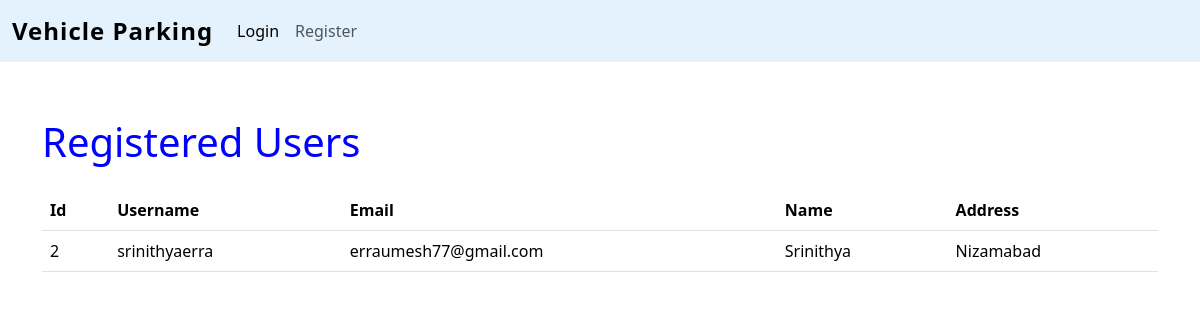
The app's page /admin_users, older data.
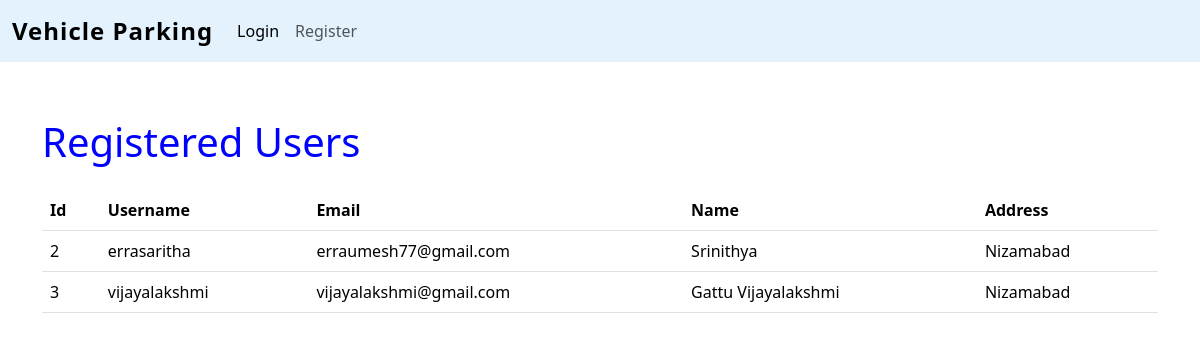
The same page, newer data.
### controllers/models.py (models this page shows)
class User(db.Model):
    id = db.Column(db.Integer, primary_key=True)
    username = db.Column(db.String(80), unique=True, nullable=False)
    email = db.Column(db.String(120), unique=True, nullable=False)
    passhash = db.Column(db.String(256), nullable=False)
    name = db.Column(db.String(100), nullable=False)
    is_admin = db.Column(db.Boolean,default=False)
    address = db.Column(db.String(200), nullable=False)
    pincode = db.Column(db.String(10), nullable=False)

### controllers/routes.py (the view)
@app.route('/admin_users')
def admin_users():
    user = User.query.all()
    return render_template('admin_users.html',User=user)

### templates/admin_users.html
{%extends 'layout.html'%}
{%block content%}
<h1 class="text-left my-4" style="color:blue">Registered Users</h1>
<table class="table">
  <thead>
    <tr>
            <th scope="col">Id</th>
            <th scope="col">Username</th>
            <th scope="col">Email</th>
            <th scope="col">Name</th>
            <th scope="col">Address</th>
    </tr>
  </thead>
  <tbody>
    {%for x in User%}
        {%if(x.is_admin==False)%}
            <tr>
                <td>{{x.id}}</td>
                <td >{{x.username}}</td>
                <td>{{x.email}}</td>
                <td>{{x.name}}</td>
                <td>{{x.address}}</td>
            {%endif%}
        </tr>
    {%endfor%}
  </tbody>
</table>
{%endblock%}

### templates/layout.html (shortened to what this page needs)
<!DOCTYPE html>
<html lang="en">
<head>
    <link href="https://cdn.jsdelivr.net/npm/bootstrap@5.3.7/dist/css/bootstrap.min.css" rel="stylesheet"
>
</head>
<body>
    {% include 'navbar.html' %}
      <div class="container-fluid">
        <div class="row justify-content-center">
        </div>
    </div>
    <div class="container">
        {%block content %}
        {%endblock%}
    </div>
</body>
</html>

### templates/navbar.html (shortened to what this page needs)
<nav class="navbar navbar-expand-lg" style="background-color: #e3f2fd;" data-bs-theme="light">
  <div class="container-fluid">
    <a class="navbar-brand" href="#" style="font-size: 1.5rem; font-weight: bold; letter-spacing: 1px;">
      Vehicle Parking
    </a>
    <div class="collapse navbar-collapse" id="navbarSupportedContent">
      <ul class="navbar-nav me-auto mb-2 mb-lg-0">
        {% if not session.get('username') %}
        <li class="nav-item">
          <a class="nav-link active" href="/">Login</a>
        </li>
        <li class="nav-item">
          <a class="nav-link" href="/register">Register</a>
        </li>
        {% endif %}
      </ul>
    </div>
  </div>
</nav>

Row changes from the older to the newer data that the page shows:
changed User "erraumesh77@gmail.com": username "srinithyaerra" → "errasaritha"
added User: id "3", username "vijayalakshmi", email "vijayalakshmi@gmail.com", name "Gattu Vijayalakshmi", address "Nizamabad"
